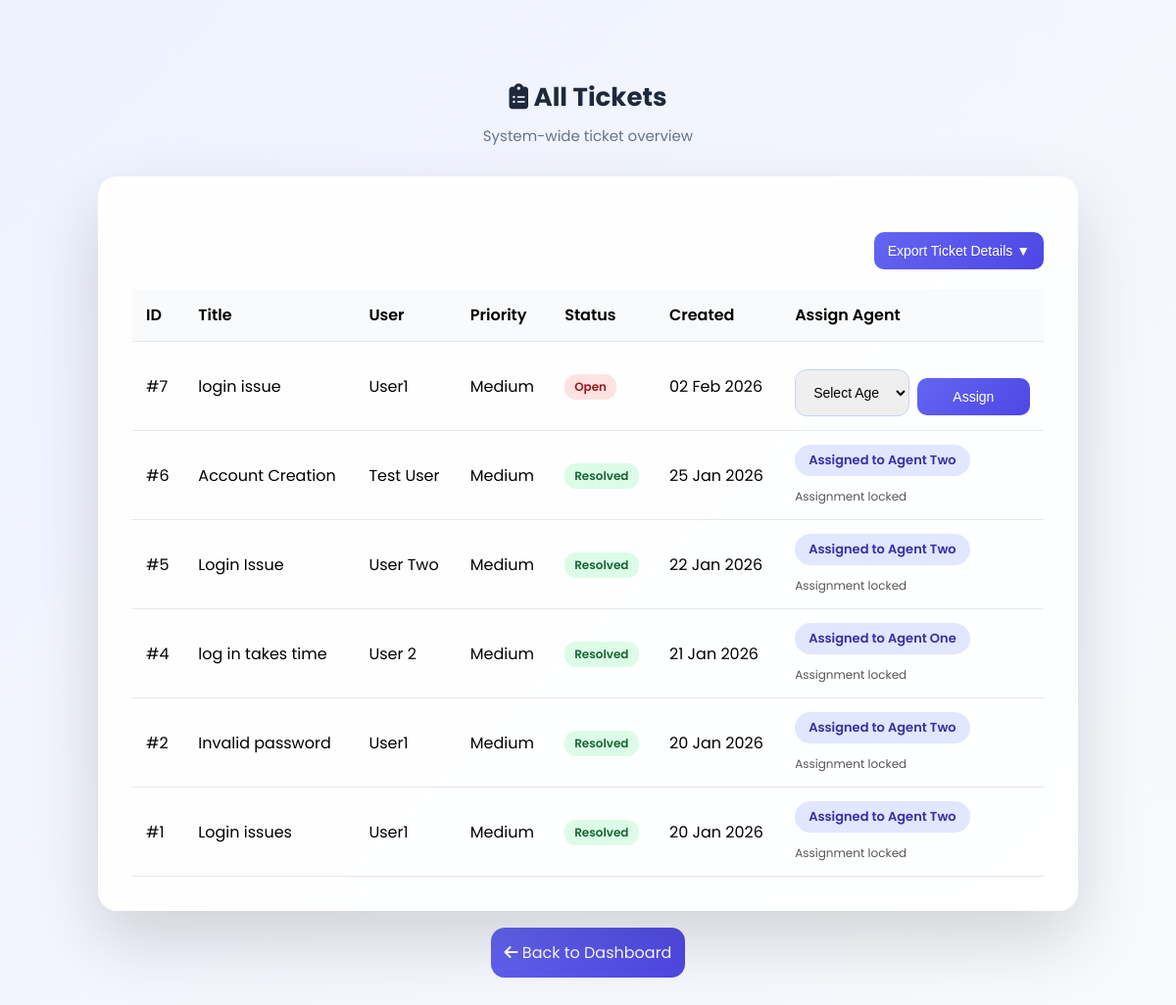
The app's page /all_tickets.php (signed in) with its own data.
### tables this page shows
CREATE TABLE `tickets` (
  `ticket_id` int(11) NOT NULL,
  `title` varchar(150) NOT NULL,
  `description` text NOT NULL,
  `priority` varchar(20) NOT NULL,
  `status` varchar(20) NOT NULL,
  `resolution_notes` text DEFAULT NULL,
  `created_date` datetime NOT NULL DEFAULT current_timestamp(),
  `user_id` int(11) NOT NULL,
  `agent_id` int(11) DEFAULT NULL,
  `assigned_agent_id` int(11) DEFAULT NULL,
  `resolution_note` text DEFAULT NULL,
  `resolved_by` int(11) DEFAULT NULL
);

CREATE TABLE `users` (
  `user_id` int(11) NOT NULL,
  `name` varchar(100) NOT NULL,
  `email` varchar(100) NOT NULL,
  `password` varchar(255) NOT NULL,
  `role` varchar(20) NOT NULL,
  `created_at` datetime NOT NULL DEFAULT current_timestamp(),
  `status` enum('Active','Inactive') NOT NULL DEFAULT 'Active',
  `is_super_admin` tinyint(1) NOT NULL DEFAULT 0
);

### all_tickets.php (the view, shortened to what this page needs)
<?php
$isSuperAdmin = !empty($_SESSION['is_super_admin']);
include("../config/db.php");
$query = mysqli_query($conn, "
    SELECT
        t.ticket_id,
        t.title,
        t.priority,
        t.status,
        t.created_date,
        u.name AS user_name,
        a.name AS agent_name,
        t.assigned_agent_id
    FROM tickets t
    JOIN users u ON t.user_id = u.user_id
    LEFT JOIN users a ON t.assigned_agent_id = a.user_id
    ORDER BY t.created_date DESC
");
?>
<!DOCTYPE html>
<html>
<head>
<link rel="stylesheet" href="../assets/css/style.css">
<link rel="stylesheet"
      href="https://cdnjs.cloudflare.com/ajax/libs/font-awesome/6.5.0/css/all.min.css">
</head>
<body>
<div class="dashboard-container">
  <div class="dashboard-header center">
    <h2>
      <i class="fa-solid fa-clipboard-list"></i> All Tickets
    </h2>
    <p>System-wide ticket overview</p>
  </div>
  <div class="card">
    <div style="text-align:right;margin-bottom:15px;">
      <div class="export-dropdown">
        <button type="button" class="btn btn-primary btn-sm export-toggle">
          Export Ticket Details ▼
        </button>
      </div>
    </div>
    <table class="table">
      <thead>
        <tr>
          <th>ID</th>
          <th>Title</th>
          <th>User</th>
          <th>Priority</th>
          <th>Status</th>
          <th>Created</th>
          <th>Assign Agent</th>
        </tr>
      </thead>
      <tbody>
      <?php while ($row = mysqli_fetch_assoc($query)) { ?>
        <tr>
          <td>#<?= $row['ticket_id'] ?></td>
          <td><?= htmlspecialchars($row['title']) ?></td>
          <td><?= htmlspecialchars($row['user_name']) ?></td>
          <td><?= $row['priority'] ?></td>
          <td>
            <?php
              if ($row['status']==="Open")
                echo "<span class='badge badge-open'>Open</span>";
              elseif ($row['status']==="In Progress")
                echo "<span class='badge badge-progress'>In Progress</span>";
              else
                echo "<span class='badge badge-resolved'>Resolved</span>";
            ?>
          </td>
          <td><?= date("d M Y", strtotime($row['created_date'])) ?></td>
          <td>
            <div class="assign-wrapper">
            <?php if ($row['assigned_agent_id']) { ?>
              <span class="agent-badge">
                Assigned to <?= htmlspecialchars($row['agent_name']) ?>
              </span>
            <?php } ?>
            <?php if ($row['status']==="Resolved") { ?>
              <span class="muted-text">Assignment locked</span>
            <?php } else { ?>
              <form method="POST" action="assign_ticket.php" class="assign-form">
                <select name="agent_id" required>
                  <option value="">Select Agent</option>
                </select>
                <button class="btn btn-sm btn-primary">
                  <?= $row['assigned_agent_id'] ? "Reassign" : "Assign" ?>
                </button>
              </form>
            <?php } ?>
            </div>
          </td>
        </tr>
      <?php } ?>
      </tbody>
    </table>
  </div>
  <div style="text-align:center;margin-top:30px;">
    <a href="<?= $isSuperAdmin ? '../super_admin/dashboard.php' : 'dashboard.php' ?>" class="btn btn-primary">
      <i class="fa-solid fa-arrow-left"></i> Back to Dashboard
    </a>
  </div>
</div>
</body>
</html>

### style.css (style rules this page uses)
:root { --primary:#4f46e5; --secondary:#0f172a; --light:#f8fafc; --white:#ffffff; --gray:#64748b; }
* { margin:0; padding:0; box-sizing:border-box; }
body { font-family:'Poppins',sans-serif; background:linear-gradient(135deg,#eef2ff,#f8fafc); min-height:100vh; }
.card { background:rgba(255,255,255,0.9); backdrop-filter: blur(10px); padding:35px; border-radius:20px; box-shadow:0 30px 70px rgba(0,0,0,0.15); animation:fadeUp .6s ease; }
h2 { text-align:center; margin-bottom:10px; color:#1e293b; }
input,select { width:100%; padding:14px; margin-top:14px; border-radius:12px; border:1px solid #c7d2fe; font-size:14px; }
.btn { width:100%; background:linear-gradient(135deg,#4f46e5,#6366f1); color:white; border:none; padding:14px; border-radius:14px; font-size:16px; cursor:pointer; margin-top:22px; transition:.3s; }
.dashboard-container { max-width: 1000px; margin: 80px auto; }
.dashboard-header { margin-bottom: 30px; }
.dashboard-header h2 { font-size: 26px; color:#1e293b; }
.dashboard-header p { color:#64748b; margin-top: 6px; }
a { text-decoration: none !important; }
.dashboard-header { text-align:center; margin-bottom:35px; }
.dashboard-header h2 { margin-bottom:8px; }
.dashboard-header p { margin:0; color:#64748b; font-size:15px; }
.badge { padding:6px 12px; border-radius:20px; font-size:13px; font-weight:500; display:inline-block; }
.badge-open { background:#fee2e2; color:#991b1b; }
.badge-resolved { background:#dcfce7; color:#166534; }
.table { width:100%; border-collapse:collapse; margin-top:20px; }
.table th, .table td { padding:14px; text-align:left; border-bottom:1px solid #e5e7eb; }
.table th { background:#f8fafc; font-weight:600; }
.table { width:100%; border-collapse:collapse; }
.table th { text-align:left; padding:14px; background:#f9fafb; font-weight:600; }
.table td { padding:14px; border-top:1px solid #e5e7eb; }
.badge { padding:6px 12px; border-radius:20px; font-size:12px; font-weight:500; }
.badge-open { background:#fee2e2; color:#b91c1c; }
.agent-badge { background: #eef2ff; color: #4338ca; padding: 6px 14px; border-radius: 999px; font-size: 13px; font-weight: 600; width: fit-content; }
.btn-sm { height: 38px; padding: 0 16px; border-radius: 10px; font-size: 14px; font-weight: 500; white-space: nowrap; }
.btn-primary { background: linear-gradient(135deg, #6366f1, #4f46e5); color: #fff; border: none; }
.export-dropdown { position: relative; display: inline-block; }
.export-dropdown button { padding: 8px 14px; font-size: 14px; }
.export-dropdown { position: relative; }
.card, .dashboard-container { overflow: visible !important; }
.export-dropdown { position: relative; z-index: 99999; }
.badge { padding: 4px 10px; border-radius: 12px; font-size: 11px; font-weight: 600; color: #fff; }
.table td, .table th, .table span, .table .badge, .table .agent-badge { opacity: 1 !important; }
.badge { font-size: 12px !important; font-weight: 600 !important; }
.badge-open { background: #fee2e2 !important; color: #991b1b !important; }
.badge-resolved { background: #dcfce7 !important; color: #166534 !important; }
.agent-badge { background: #e0e7ff !important; color: #3730a3 !important; font-weight: 600 !important; }
.muted-text { color: #555 !important; opacity: 1 !important; }
.card { margin-bottom: 30px; }
.export-dropdown { position: relative; z-index: 9999; }
.dashboard-header { overflow: visible !important; }
.card { overflow: visible !important; }
.dashboard-container, .card { overflow: visible !important; }
.export-dropdown { position:relative; z-index:99999; }
.muted-text { display:block; font-size:13px; color:#64748b; margin-top:4px; }
.card, .dashboard-container { overflow:visible !important; }
.export-dropdown { position: relative !important; z-index: 99999 !important; }
.btn-sm { padding: 8px 14px; font-size: 14px; }

### all_tickets.php (style rules this page uses)
.assign-wrapper { display:flex;flex-direction:column;gap:8px; }
.assign-form { display:flex;gap:8px;align-items:center; }
.agent-badge { background:#e0e7ff;color:#3730a3; padding:6px 14px;border-radius:999px;font-weight:600; }
.muted-text { font-size:12px;color:#555; }
.badge { font-weight:600; }

### records on screen
tickets: ticket_id "7", title "login issue", user.name "User1", priority "Medium", status "Open", created_date "02 Feb 2026", shows "Assign"
tickets: ticket_id "6", title "Account Creation", user.name "Test User", priority "Medium", status "Resolved", created_date "25 Jan 2026", users.name "Agent Two"
tickets: ticket_id "5", title "Login Issue", user.name "User Two", priority "Medium", status "Resolved", created_date "22 Jan 2026", users.name "Agent Two"
tickets: ticket_id "4", title "log in takes time", user.name "User 2", priority "Medium", status "Resolved", created_date "21 Jan 2026", users.name "Agent One"
tickets: ticket_id "2", title "Invalid password", user.name "User1", priority "Medium", status "Resolved", created_date "20 Jan 2026", users.name "Agent Two"
tickets: ticket_id "1", title "Login issues", user.name "User1", priority "Medium", status "Resolved", created_date "20 Jan 2026", users.name "Agent Two"
